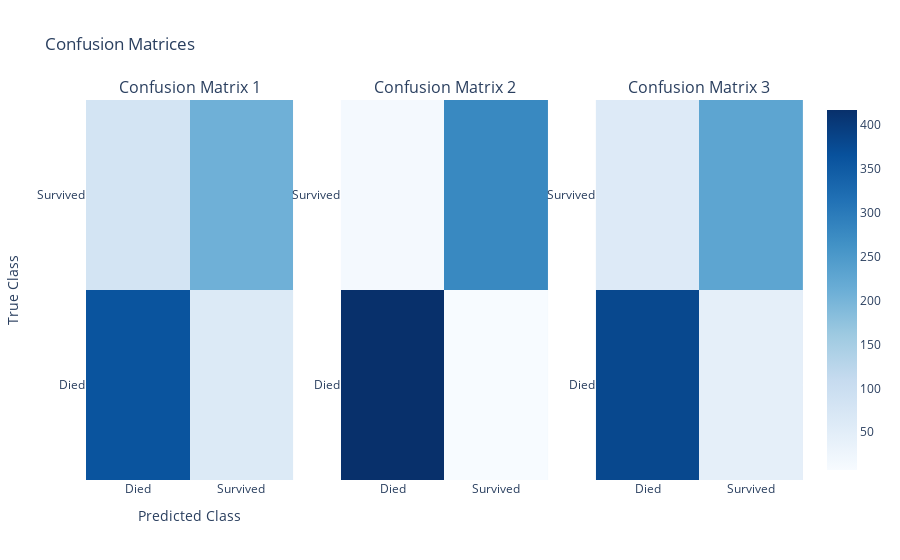

Notebook code cell kept with this figure:
### Code cell
from sklearn.metrics import confusion_matrix
y_pred = lr.predict(X)
cm1 = confusion_matrix(y, y_pred)

y_pred = dt.predict(X)
cm2 = confusion_matrix(y, y_pred)

y_pred = knn.predict(X)
cm3 = confusion_matrix(y, y_pred)

class_labels = ['Died', 'Survived']

import plotly.graph_objects as go
from plotly.subplots import make_subplots
fig = make_subplots(rows=1, cols=3, subplot_titles=["Confusion Matrix 1", "Confusion Matrix 2", "Confusion Matrix 3"])
fig.add_trace(go.Heatmap(z=cm, x=class_labels, y=class_labels, colorscale="Viridis", coloraxis="coloraxis"), row=1, col=1)
fig.add_trace(go.Heatmap(z=cm2, x=class_labels, y=class_labels, colorscale="Viridis", coloraxis="coloraxis"), row=1, col=2)
fig.add_trace(go.Heatmap(z=cm3, x=class_labels, y=class_labels, colorscale="Viridis", coloraxis="coloraxis"), row=1, col=3)

fig.update_layout(
    title_text="Confusion Matrices",
    xaxis=dict(title="Predicted Class"),
    yaxis=dict(title="True Class"),
    coloraxis1=dict(colorscale="Blues")
)

fig.show()

### Figure 1 — Plotly figure (JSON) as saved in the notebook; plotly's stock layout.template omitted (floating-point values rounded to 4 significant figures)
{"data": [{"coloraxis": "coloraxis", "colorscale": [[0, "#440154"], [0.1111, "#482878"], [0.2222, "#3e4989"], [0.3333, "#31688e"], [0.4444, "#26828e"], [0.5556, "#1f9e89"], [0.6667, "#35b779"], [0.7778, "#6ece58"], [0.8889, "#b5de2b"], [1, "#fde725"]], "type": "heatmap", "x": ["Died", "Survived"], "xaxis": "x", "y": ["Died", "Survived"], "yaxis": "y", "z": [[361, 63], [82, 208]]}, {"coloraxis": "coloraxis", "colorscale": [[0, "#440154"], [0.1111, "#482878"], [0.2222, "#3e4989"], [0.3333, "#31688e"], [0.4444, "#26828e"], [0.5556, "#1f9e89"], [0.6667, "#35b779"], [0.7778, "#6ece58"], [0.8889, "#b5de2b"], [1, "#fde725"]], "type": "heatmap", "x": ["Died", "Survived"], "xaxis": "x2", "y": ["Died", "Survived"], "yaxis": "y2", "z": [[417, 7], [13, 277]]}, {"coloraxis": "coloraxis", "colorscale": [[0, "#440154"], [0.1111, "#482878"], [0.2222, "#3e4989"], [0.3333, "#31688e"], [0.4444, "#26828e"], [0.5556, "#1f9e89"], [0.6667, "#35b779"], [0.7778, "#6ece58"], [0.8889, "#b5de2b"], [1, "#fde725"]], "type": "heatmap", "x": ["Died", "Survived"], "xaxis": "x3", "y": ["Died", "Survived"], "yaxis": "y3", "z": [[380, 44], [61, 229]]}], "layout": {"annotations": [{"font": {"size": 16}, "showarrow": false, "text": "Confusion Matrix 1", "x": 0.1444, "xanchor": "center", "xref": "paper", "y": 1, "yanchor": "bottom", "yref": "paper"}, {"font": {"size": 16}, "showarrow": false, "text": "Confusion Matrix 2", "x": 0.5, "xanchor": "center", "xref": "paper", "y": 1, "yanchor": "bottom", "yref": "paper"}, {"font": {"size": 16}, "showarrow": false, "text": "Confusion Matrix 3", "x": 0.8556, "xanchor": "center", "xref": "paper", "y": 1, "yanchor": "bottom", "yref": "paper"}], "autosize": true, "coloraxis": {"colorscale": [[0, "rgb(247,251,255)"], [0.125, "rgb(222,235,247)"], [0.25, "rgb(198,219,239)"], [0.375, "rgb(158,202,225)"], [0.5, "rgb(107,174,214)"], [0.625, "rgb(66,146,198)"], [0.75, "rgb(33,113,181)"], [0.875, "rgb(8,81,156)"], [1, "rgb(8,48,107)"]]}, "title": {"text": "Confusion Matrices"}, "xaxis": {"anchor": "y", "autorange": true, "domain": [0, 0.2889], "range": [-0.5, 1.5], "title": {"text": "Predicted Class"}, "type": "category"}, "xaxis2": {"anchor": "y2", "autorange": true, "domain": [0.3556, 0.6444], "range": [-0.5, 1.5], "type": "category"}, "xaxis3": {"anchor": "y3", "autorange": true, "domain": [0.7111, 1], "range": [-0.5, 1.5], "type": "category"}, "yaxis": {"anchor": "x", "autorange": true, "domain": [0, 1], "range": [-0.5, 1.5], "title": {"text": "True Class"}, "type": "category"}, "yaxis2": {"anchor": "x2", "autorange": true, "domain": [0, 1], "range": [-0.5, 1.5], "type": "category"}, "yaxis3": {"anchor": "x3", "autorange": true, "domain": [0, 1], "range": [-0.5, 1.5], "type": "category"}}}
